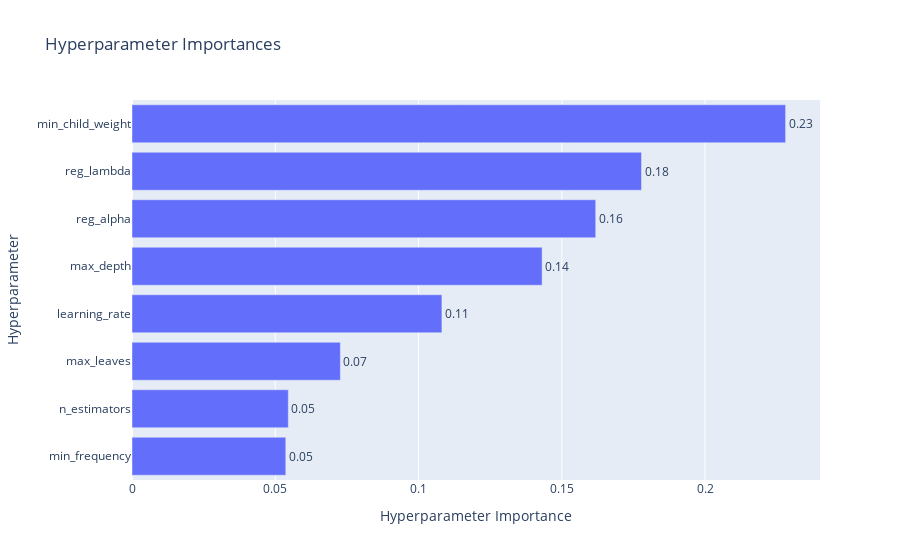

Notebook code cell kept with this figure:
### Code cell
# Gráfico de importancia de hiperparámetros con Optuna
plot_param_importances(study_pr)

### Figure 1 — Plotly figure (JSON) as saved in the notebook; plotly's stock layout.template omitted (floating-point values rounded to 4 significant figures)
{"data": [{"cliponaxis": false, "hovertemplate": ["min_frequency (FloatDistribution): 0.053674774555810205<extra></extra>", "n_estimators (IntDistribution): 0.054553740090290896<extra></extra>", "max_leaves (IntDistribution): 0.07271761245606807<extra></extra>", "learning_rate (FloatDistribution): 0.10816205534505115<extra></extra>", "max_depth (IntDistribution): 0.14313273214882732<extra></extra>", "reg_alpha (FloatDistribution): 0.16183372575465615<extra></extra>", "reg_lambda (FloatDistribution): 0.17781682413316832<extra></extra>", "min_child_weight (IntDistribution): 0.22810853551612786<extra></extra>"], "name": "Objective Value", "orientation": "h", "text": ["0.05", "0.05", "0.07", "0.11", "0.14", "0.16", "0.18", "0.23"], "textposition": "outside", "type": "bar", "x": [0.05367, 0.05455, 0.07272, 0.1082, 0.1431, 0.1618, 0.1778, 0.2281], "y": ["min_frequency", "n_estimators", "max_leaves", "learning_rate", "max_depth", "reg_alpha", "reg_lambda", "min_child_weight"]}], "layout": {"title": {"text": "Hyperparameter Importances"}, "xaxis": {"title": {"text": "Hyperparameter Importance"}}, "yaxis": {"title": {"text": "Hyperparameter"}}}}
